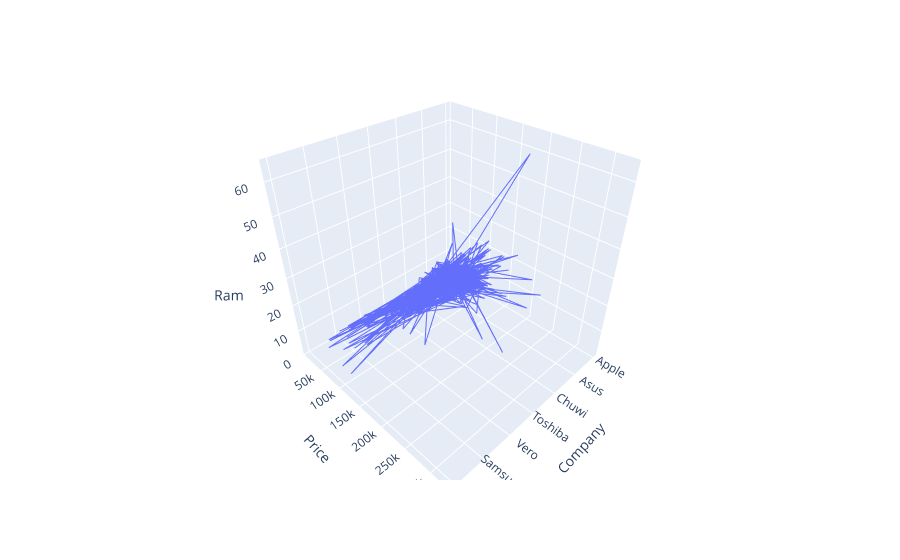

Notebook code cell kept with this figure:
### Code cell
plx.line_3d(data , x = "Company" , y = "Price" , z = "Ram")

### Figure 1 — Plotly figure (JSON) as saved in the notebook; plotly's stock layout.template omitted (floating-point values rounded to 4 significant figures; data arrays with more than 128 entries replaced by an {"elided": "..."} marker saying what was removed)
{"data": [{"hovertemplate": "Company=%{x}<br>Price=%{y}<br>Ram=%{z}<extra></extra>", "legendgroup": "", "line": {"color": "#636efa", "dash": "solid"}, "marker": {"symbol": "circle"}, "mode": "lines", "name": "", "scene": "scene", "showlegend": false, "type": "scatter3d", "x": {"elided": "1303 str values"}, "y": {"elided": "1303 float values"}, "z": {"elided": "1303 int values"}}], "layout": {"legend": {"tracegroupgap": 0}, "margin": {"t": 60}, "scene": {"domain": {"x": [0, 1], "y": [0, 1]}, "xaxis": {"title": {"text": "Company"}}, "yaxis": {"title": {"text": "Price"}}, "zaxis": {"title": {"text": "Ram"}}}}}
